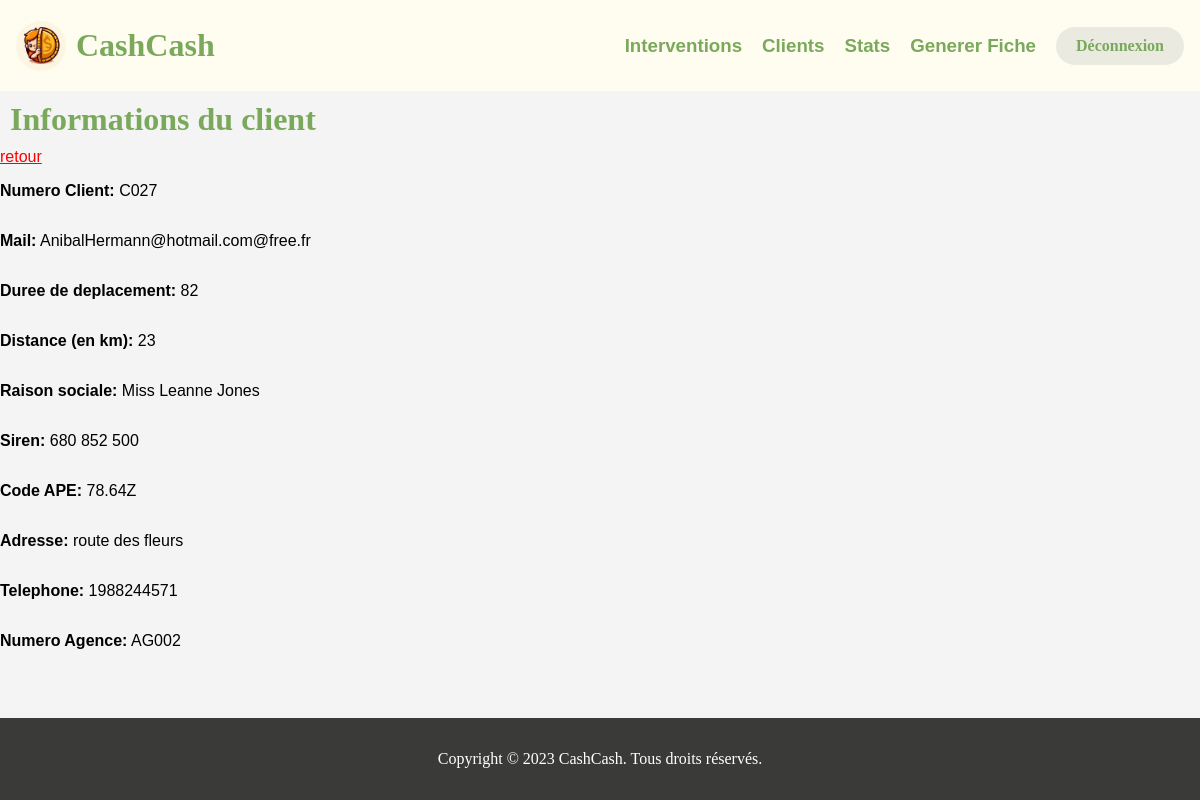
/?action=details&numero_client=C027 (signed in), run on the app's committed database.
### tables this page shows
CREATE TABLE `clients` (
  `numero_client` varchar(191) NOT NULL,
  `email` varchar(50) NOT NULL,
  `duree_deplacement` double(8,2) NOT NULL,
  `distanceKM` int(11) NOT NULL,
  `raison_sociale` varchar(50) NOT NULL,
  `siren` varchar(50) NOT NULL,
  `code_ape` varchar(50) NOT NULL,
  `adresse` varchar(50) NOT NULL,
  `telephone_client` varchar(10) NOT NULL,
  `numero_agence` varchar(50) NOT NULL
);

### controleur/detailsClient.php (called while the page is built)
<?php
    include './vue/header.html.php';
if (isset($_GET['numero_client']) && !empty($_GET['numero_client'])) {
    $num = $_GET['numero_client'];
    $client = getClientByNumClient($num);
} else {
    echo "Le numéro de client n'a pas été spécifié.";
}
include './vue/vueDetailsClient.php';
include './vue/footer.html.php';
?>

### index.php (called while the page is built, shortened)
<?php
    include "getRacine.php";
    include "$racine/modele/bd.utilisateur.php";
    if (isset($_GET["action"])) {
        $action = $_GET["action"];
    } else {
        $action = "defaut";
    }
    $fichier = controleurPrincipal($action);
    include "$racine/controleur/$fichier";
?>

### modele/bd.utilisateur.php (called while the page is built, shortened)
<?php
    function getClientByNumClient($num){
        $base = connexionPDO();
        $statement = $base->prepare("SELECT * FROM clients WHERE numero_client = ?");
        $statement->execute([$num]);
        $resultat = $statement->fetch(PDO::FETCH_ASSOC);
        return $resultat;
    }
?>

### vue/vueDetailsClient.php (the view)
<h1>Informations du client</h1>
<a style='color: red' href="?action=tbClients">retour</a>
 <p><strong>Numero Client:</strong> <?php echo $client['numero_client']; ?></p>
 <p><strong>Mail:</strong> <?php echo $client['email']; ?></p>
 <p><strong>Duree de deplacement:</strong> <?php echo $client['duree_deplacement']; ?></p>
 <p><strong>Distance (en km):</strong> <?php echo $client['distanceKM']; ?></p>
 <p><strong>Raison sociale:</strong> <?php echo $client['raison_sociale']; ?></p>
 <p><strong>Siren:</strong> <?php echo $client['siren']; ?></p>
 <p><strong>Code APE:</strong> <?php echo $client['code_ape']; ?></p>
 <p><strong>Adresse:</strong> <?php echo $client['adresse']; ?></p>
 <p><strong>Telephone:</strong> <?php echo $client['telephone_client']; ?></p>
 <p><strong>Numero Agence:</strong> <?php echo $client['numero_agence']; ?></p>

### css/style.css (style rules this page uses)
h1 { font-family: "Neuton Extralight"; font-weight: 700; color: #7AA95C; margin: 10px; margin-right: auto; }

### data on the page
clients: numero_client "C027", email "AnibalHermann@hotmail.com@free.fr", duree_deplacement "82", distanceKM "23", raison_sociale "Miss Leanne Jones", siren "680 852 500", code_ape "78.64Z", adresse "route des fleurs", telephone_client "1988244571", numero_agence "AG002"
